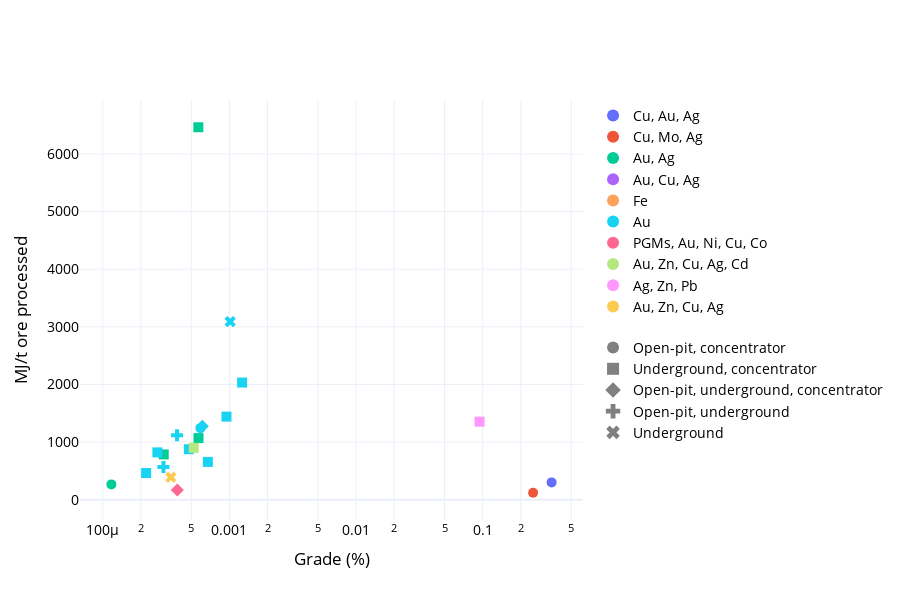
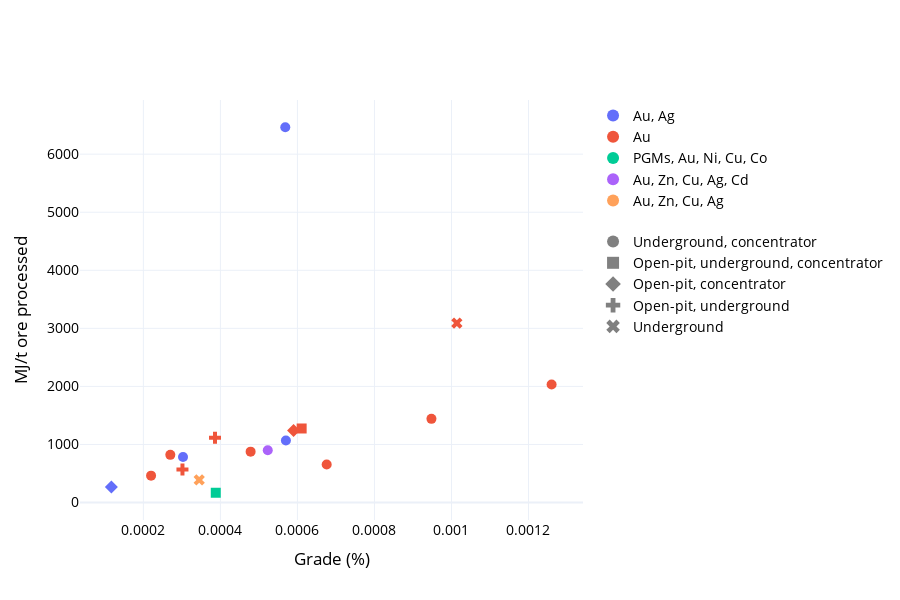

The notebook cell these images were saved under, in order:
### Code cell
fig_log = plot_energy_vs_grade(
    nrj_param,
    x_col='Grade',
    y_col='energy_MJ',
    color_col='commodities',
    symbol_col='mining_processing_type',
    x_log=True,
    font_color='black',
    save_path=r'data/Parametrization/param_nrj_log.html'
)

# Filtered grades < 0.01
df_filtered = nrj_param[nrj_param['Grade'] < 0.01]
fig_filtered = plot_energy_vs_grade(
    df_filtered,
    x_col='Grade',
    y_col='energy_MJ',
    color_col='commodities',
    symbol_col='mining_processing_type',
    font_color='black',
    save_path=r'data/Parametrization/param_nrj.html'
)

### Figure 1 — Plotly figure (JSON) as saved in the notebook; plotly's stock layout.template omitted (floating-point values rounded to 4 significant figures)
{"data": [{"hovertemplate": "%{text}<br>%{x:.4f} Grade<br>%{y:.2f} energy_MJ<extra></extra>", "marker": {"color": ["#636EFA", "#EF553B", "#00CC96", "#AB63FA", "#AB63FA", "#FFA15A", "#FFA15A", "#19D3F3", "#00CC96", "#00CC96", "#19D3F3", "#19D3F3", "#19D3F3", "#00CC96", "#FF6692", "#19D3F3", "#19D3F3", "#00CC96", "#00CC96", "#19D3F3", "#19D3F3", "#00CC96", "#00CC96", "#B6E880", "#00CC96", "#19D3F3", "#FF97FF", "#19D3F3", "#19D3F3", "#19D3F3", "#19D3F3", "#FECB52"], "size": 10, "symbol": ["circle", "circle", "square", "circle", "square", "circle", "circle", "diamond", "diamond", "square", "square", "diamond", "square", "square", "diamond", "circle", "square", "square", "square", "square", "circle", "diamond", "square", "square", "circle", "square", "square", "cross", "cross", "square", "x", "x"]}, "mode": "markers", "showlegend": false, "text": ["Copper Mountain (nan)", "Gibraltar (nan)", "Brucejack (nan)", "Red Chris (nan)", "New Afton (nan)", "Scully (nan)", "Carol Lake (nan)", "Meliadine (nan)", "Rainy River (nan)", "Macassa (nan)", "Island (nan)", "Hemlo (Williams) (nan)", "Young-Davidson (nan)", "Red Lake (nan)", "Lac des Iles (nan)", "Detour Lake (nan)", "Eagle River (nan)", "Musselwhite (nan)", "Westwood-Doyon (nan)", "Éléonore (nan)", "Kiena (nan)", "Casa Berardi (nan)", "Goldex (nan)", "LaRonde (nan)", "Canadian Malartic (nan)", "Lamaque (nan)", "Keno Hill Silver District (nan)", "nan (Meadowbank complex)", "nan (Porcupine complex)", "nan (Timmins Operation)", "nan (Seabee Gold Operation)", "nan (Snow Lake)"], "x": [0.35, 0.25, 0.0005685, NaN, NaN, NaN, NaN, 0.000611, NaN, NaN, 0.000948, NaN, 0.00022, NaN, 0.000388, NaN, 0.00126, 0.0005701, 0.000303, 0.0004785, 0.00059, NaN, NaN, 0.000523, 0.000117, 0.000676, 0.0944, 0.000386, 0.0003015, 0.00027, 0.001014, 0.000345], "y": [300.1, 120.2, 6464.0, 2518.0, 156.1, 768.5, 834.6, 1275.0, 541.6, 2639.0, 1441.0, 726.7, 462.6, 1597.0, 168.1, 285.4, 2033.0, 1069.0, 785.3, 876.1, 1242.0, 711.5, 302.1, 899.9, 265.0, 655.1, 1354.0, 1116.0, 567.4, 820.7, 3090.0, 388.9], "type": "scatter"}, {"legendgroup": "Color", "marker": {"color": "#636EFA", "size": 10, "symbol": "circle"}, "mode": "markers", "name": "Cu, Au, Ag", "showlegend": true, "x": [null], "y": [null], "type": "scatter"}, {"legendgroup": "Color", "marker": {"color": "#EF553B", "size": 10, "symbol": "circle"}, "mode": "markers", "name": "Cu, Mo, Ag", "showlegend": true, "x": [null], "y": [null], "type": "scatter"}, {"legendgroup": "Color", "marker": {"color": "#00CC96", "size": 10, "symbol": "circle"}, "mode": "markers", "name": "Au, Ag", "showlegend": true, "x": [null], "y": [null], "type": "scatter"}, {"legendgroup": "Color", "marker": {"color": "#AB63FA", "size": 10, "symbol": "circle"}, "mode": "markers", "name": "Au, Cu, Ag", "showlegend": true, "x": [null], "y": [null], "type": "scatter"}, {"legendgroup": "Color", "marker": {"color": "#FFA15A", "size": 10, "symbol": "circle"}, "mode": "markers", "name": "Fe", "showlegend": true, "x": [null], "y": [null], "type": "scatter"}, {"legendgroup": "Color", "marker": {"color": "#19D3F3", "size": 10, "symbol": "circle"}, "mode": "markers", "name": "Au", "showlegend": true, "x": [null], "y": [null], "type": "scatter"}, {"legendgroup": "Color", "marker": {"color": "#FF6692", "size": 10, "symbol": "circle"}, "mode": "markers", "name": "PGMs, Au, Ni, Cu, Co", "showlegend": true, "x": [null], "y": [null], "type": "scatter"}, {"legendgroup": "Color", "marker": {"color": "#B6E880", "size": 10, "symbol": "circle"}, "mode": "markers", "name": "Au, Zn, Cu, Ag, Cd", "showlegend": true, "x": [null], "y": [null], "type": "scatter"}, {"legendgroup": "Color", "marker": {"color": "#FF97FF", "size": 10, "symbol": "circle"}, "mode": "markers", "name": "Ag, Zn, Pb", "showlegend": true, "x": [null], "y": [null], "type": "scatter"}, {"legendgroup": "Color", "marker": {"color": "#FECB52", "size": 10, "symbol": "circle"}, "mode": "markers", "name": "Au, Zn, Cu, Ag", "showlegend": true, "x": [null], "y": [null], "type": "scatter"}, {"legendgroup": "Symbol", "marker": {"color": "grey", "size": 10, "symbol": "circle"}, "mode": "markers", "name": "Open-pit, concentrator", "showlegend": true, "x": [null], "y": [null], "type": "scatter"}, {"legendgroup": "Symbol", "marker": {"color": "grey", "size": 10, "symbol": "square"}, "mode": "markers", "name": "Underground, concentrator", "showlegend": true, "x": [null], "y": [null], "type": "scatter"}, {"legendgroup": "Symbol", "marker": {"color": "grey", "size": 10, "symbol": "diamond"}, "mode": "markers", "name": "Open-pit, underground, concentrator", "showlegend": true, "x": [null], "y": [null], "type": "scatter"}, {"legendgroup": "Symbol", "marker": {"color": "grey", "size": 10, "symbol": "cross"}, "mode": "markers", "name": "Open-pit, underground", "showlegend": true, "x": [null], "y": [null], "type": "scatter"}, {"legendgroup": "Symbol", "marker": {"color": "grey", "size": 10, "symbol": "x"}, "mode": "markers", "name": "Underground", "showlegend": true, "x": [null], "y": [null], "type": "scatter"}], "layout": {"font": {"color": "black", "size": 14}, "legend": {"tracegroupgap": 20, "itemsizing": "constant"}, "xaxis": {"title": {"text": "Grade (%)"}, "type": "log"}, "yaxis": {"title": {"text": "MJ/t ore processed"}}, "height": 600}}

### Figure 2 — Plotly figure (JSON) as saved in the notebook; plotly's stock layout.template omitted (floating-point values rounded to 4 significant figures)
{"data": [{"hovertemplate": "%{text}<br>%{x:.4f} Grade<br>%{y:.2f} energy_MJ<extra></extra>", "marker": {"color": ["#636EFA", "#EF553B", "#EF553B", "#EF553B", "#00CC96", "#EF553B", "#636EFA", "#636EFA", "#EF553B", "#EF553B", "#AB63FA", "#636EFA", "#EF553B", "#EF553B", "#EF553B", "#EF553B", "#EF553B", "#FFA15A"], "size": 10, "symbol": ["circle", "square", "circle", "circle", "square", "circle", "circle", "circle", "circle", "diamond", "circle", "diamond", "circle", "cross", "cross", "circle", "x", "x"]}, "mode": "markers", "showlegend": false, "text": ["Brucejack (nan)", "Meliadine (nan)", "Island (nan)", "Young-Davidson (nan)", "Lac des Iles (nan)", "Eagle River (nan)", "Musselwhite (nan)", "Westwood-Doyon (nan)", "Éléonore (nan)", "Kiena (nan)", "LaRonde (nan)", "Canadian Malartic (nan)", "Lamaque (nan)", "nan (Meadowbank complex)", "nan (Porcupine complex)", "nan (Timmins Operation)", "nan (Seabee Gold Operation)", "nan (Snow Lake)"], "x": [0.0005685, 0.000611, 0.000948, 0.00022, 0.000388, 0.00126, 0.0005701, 0.000303, 0.0004785, 0.00059, 0.000523, 0.000117, 0.000676, 0.000386, 0.0003015, 0.00027, 0.001014, 0.000345], "y": [6464.0, 1275.0, 1441.0, 462.6, 168.1, 2033.0, 1069.0, 785.3, 876.1, 1242.0, 899.9, 265.0, 655.1, 1116.0, 567.4, 820.7, 3090.0, 388.9], "type": "scatter"}, {"legendgroup": "Color", "marker": {"color": "#636EFA", "size": 10, "symbol": "circle"}, "mode": "markers", "name": "Au, Ag", "showlegend": true, "x": [null], "y": [null], "type": "scatter"}, {"legendgroup": "Color", "marker": {"color": "#EF553B", "size": 10, "symbol": "circle"}, "mode": "markers", "name": "Au", "showlegend": true, "x": [null], "y": [null], "type": "scatter"}, {"legendgroup": "Color", "marker": {"color": "#00CC96", "size": 10, "symbol": "circle"}, "mode": "markers", "name": "PGMs, Au, Ni, Cu, Co", "showlegend": true, "x": [null], "y": [null], "type": "scatter"}, {"legendgroup": "Color", "marker": {"color": "#AB63FA", "size": 10, "symbol": "circle"}, "mode": "markers", "name": "Au, Zn, Cu, Ag, Cd", "showlegend": true, "x": [null], "y": [null], "type": "scatter"}, {"legendgroup": "Color", "marker": {"color": "#FFA15A", "size": 10, "symbol": "circle"}, "mode": "markers", "name": "Au, Zn, Cu, Ag", "showlegend": true, "x": [null], "y": [null], "type": "scatter"}, {"legendgroup": "Symbol", "marker": {"color": "grey", "size": 10, "symbol": "circle"}, "mode": "markers", "name": "Underground, concentrator", "showlegend": true, "x": [null], "y": [null], "type": "scatter"}, {"legendgroup": "Symbol", "marker": {"color": "grey", "size": 10, "symbol": "square"}, "mode": "markers", "name": "Open-pit, underground, concentrator", "showlegend": true, "x": [null], "y": [null], "type": "scatter"}, {"legendgroup": "Symbol", "marker": {"color": "grey", "size": 10, "symbol": "diamond"}, "mode": "markers", "name": "Open-pit, concentrator", "showlegend": true, "x": [null], "y": [null], "type": "scatter"}, {"legendgroup": "Symbol", "marker": {"color": "grey", "size": 10, "symbol": "cross"}, "mode": "markers", "name": "Open-pit, underground", "showlegend": true, "x": [null], "y": [null], "type": "scatter"}, {"legendgroup": "Symbol", "marker": {"color": "grey", "size": 10, "symbol": "x"}, "mode": "markers", "name": "Underground", "showlegend": true, "x": [null], "y": [null], "type": "scatter"}], "layout": {"font": {"color": "black", "size": 14}, "legend": {"tracegroupgap": 20, "itemsizing": "constant"}, "xaxis": {"title": {"text": "Grade (%)"}}, "yaxis": {"title": {"text": "MJ/t ore processed"}}, "height": 600}}
